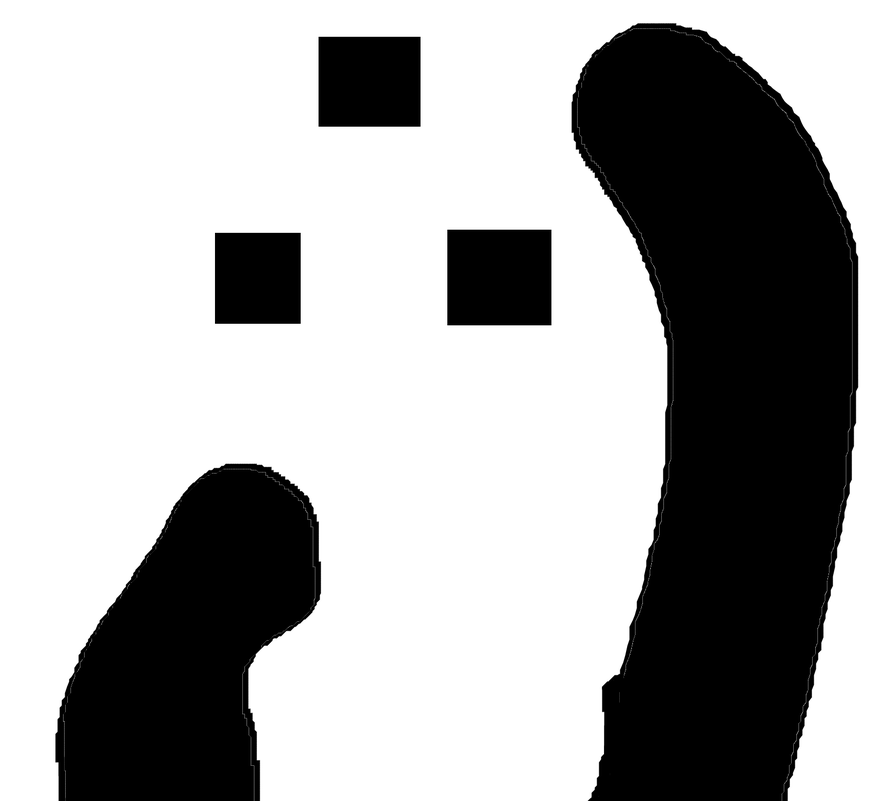
#> input picture input_image.png, 881 x 801 px, shrunk from 1676 x 1524 before the run
$ python mesh-and-pathplanning.py
#> lines starting #> are read from the running program, lines starting #| are printed output that depends on the picture; after the words box and inside, x2 and y2 are one past the last pixel; in counts of white or black regions, pixels touching at a corner belong together
import cv2
import numpy as np
import matplotlib.pyplot as plt
import networkx as netx
from scipy.interpolate import CubicSpline
import random
import time

class Node:
    def __init__(self, x, y):
        self.x = x
        self.y = y

def euclidean_distance(p1, p2):
    return np.sqrt((p1.x - p2.x) ** 2 + (p1.y - p2.y) ** 2)

def is_edge_in_white_area(point1, point2, image):
    # Use linear interpolation to check if the edge crosses black areas
    x1, y1 = point1.x, point1.y
    x2, y2 = point2.x, point2.y
    num_points = int(np.hypot(x2 - x1, y2 - y1))
    for t in np.linspace(0, 1, num_points):
        x = int(x1 * (1 - t) + x2 * t)
        y = int(y1 * (1 - t) + y2 * t)
        if x < 0 or x >= image.shape[1] or y < 0 or y >= image.shape[0]:
            return False
        if image[y, x] != 255:
            return False
    return True

def generate_grid_points(image, mesh_spacing=50, key_points=None):
    h, w = image.shape
    points = []
    for y in range(0, h, mesh_spacing):
        for x in range(0, w, mesh_spacing):
            if image[y, x] == 255:
                points.append((x, y))
    # Add key points to ensure they are always included
    if key_points is not None:
        for kp in key_points:
            if (kp.x, kp.y) not in points:
                points.append((kp.x, kp.y))
    return np.array(points)

def build_graph_from_grid(points, image, mesh_spacing=50, key_points=None):
    graph = netx.Graph()
    point_dict = {(x, y): i for i, (x, y) in enumerate(points)}

    for (x, y) in points:
        neighbors = [
            (x + dx, y + dy)
            for dx in [-mesh_spacing, 0, mesh_spacing]
            for dy in [-mesh_spacing, 0, mesh_spacing]
            if (dx != 0 or dy != 0) and (x + dx, y + dy) in point_dict
        ]
        for nx, ny in neighbors:
            node1 = Node(x, y)
            node2 = Node(nx, ny)
            if is_edge_in_white_area(node1, node2, image):
                distance = euclidean_distance(node1, node2)
                graph.add_edge((x, y), (nx, ny), weight=distance)

    # Add edges from key points to their nearest neighbors if not aligned with the grid
    if key_points is not None:
        for kp in key_points:
            if (kp.x % mesh_spacing != 0 or kp.y % mesh_spacing != 0):
                # Find the nearest grid points that are misaligned
                nearest_points = [p for p in points if not np.array_equal(p, (kp.x, kp.y))]
                nearest_points = sorted(nearest_points, key=lambda p: np.hypot(p[0] - kp.x, p[1] - kp.y))[:8]
                for nearest_point in nearest_points:
                    node1 = Node(kp.x, kp.y)
                    node2 = Node(nearest_point[0], nearest_point[1])
                    if is_edge_in_white_area(node1, node2, image):
                        distance = euclidean_distance(node1, node2)
                        graph.add_edge((kp.x, kp.y), tuple(nearest_point), weight=distance)
    return graph

def find_path(graph, key_points):
    path_points = []
    total_path_time = 0
    path_points = []
    for i in range(len(key_points) - 1):
        try:
            source = (key_points[i].x, key_points[i].y)
            target = (key_points[i + 1].x, key_points[i + 1].y)
            start_time_path_segment = time.time()
            if source not in graph or target not in graph:
                print(f"Error: One or both of the key points {source}, {target} are not in the graph.")
                continue
            path_segment = netx.shortest_path(graph, source=source, target=target, weight='weight')
            end_time_path_segment = time.time()
            segment_time = end_time_path_segment - start_time_path_segment
            total_path_time += segment_time
            print(f"Time to find path segment {i} to {i + 1}: {segment_time:.2f} seconds")
            if path_points:
                # Avoid duplicating points at the segment boundaries
                path_segment = path_segment[1:]
            path_points.extend(path_segment)
        except netx.NetworkXNoPath:
            print(f"No path found between key point {i} and key point {i + 1}")
    print(f"Total time to find all paths: {total_path_time:.2f} seconds")
    return np.array(path_points)

def smooth_path(points, key_points_indices, window_size=5):
    # Apply a moving average filter to smooth the path points while preserving key points
    smoothed_points = points.copy()
    for i in range(1, len(points) - 1):
        if i not in key_points_indices:
            start = max(0, i - window_size // 2)
            end = min(len(points), i + window_size // 2 + 1)
            smoothed_points[i] = np.mean(points[start:end], axis=0)
    return smoothed_points

def cubic_spline_smooth(points, key_points_indices):
    # Apply cubic spline interpolation to further smooth the path between key points
    t = np.arange(len(points))
    x = points[:, 0]
    y = points[:, 1]

    cs_x = CubicSpline(t, x)
    cs_y = CubicSpline(t, y)

    t_fine = np.linspace(0, len(points) - 1, len(points) * 5)
    smoothed_x = cs_x(t_fine)
    smoothed_y = cs_y(t_fine)

    # Combine smoothed points and preserve key points
    smoothed_points = np.vstack((smoothed_x, smoothed_y)).T
    for idx in key_points_indices:
        smoothed_points[idx * 5] = points[idx]

    return smoothed_points

def generate_smoothed_path(path_points, key_points_indices, smoothing_factor=5):
    # Apply a hybrid smoothing approach: moving average followed by cubic spline
    smoothed_points = smooth_path(path_points, key_points_indices, window_size=smoothing_factor)
    final_smoothed_points = cubic_spline_smooth(smoothed_points, key_points_indices * smoothing_factor)
    return final_smoothed_points[:, 0], final_smoothed_points[:, 1]

def generate_random_key_points(image, num_points):
    h, w = image.shape
    key_points = []
    while len(key_points) < num_points:
        x = random.randint(0, w - 1)
        y = random.randint(0, h - 1)
        if image[y, x] == 255:
            key_points.append(Node(x, y))
    return key_points

def main(smoothing_factor=5, mesh_spacing=50, num_random_points=5):
    # Load the black and white image
#> called with smoothing_factor = 4, mesh_spacing = 30, num_random_points = 50
    image = cv2.imread('input_image.png', cv2.IMREAD_GRAYSCALE)
#> image is the input picture: shape (801, 881); min 0, max 255, mean 169
    if image is None:
        print("Error: Could not load image.")
        return

    # Threshold the image to ensure binary
    _, binary_image = cv2.threshold(image, 127, 255, cv2.THRESH_BINARY)
#> binary_image: shape (801, 881); 66.1% white; 5 black regions, box (x1, y1, x2, y2) and area: (572, 23, 858, 801) 152895, (55, 464, 321, 801) 59095, (447, 230, 551, 325) 9880, (319, 37, 421, 127) 9179, (215, 233, 301, 324) 7826

    # Generate random key points
    key_points = generate_random_key_points(binary_image, num_points=num_random_points)
#> after the loop in generate_random_key_points, `while len(key_points) < num_points:`: key_points = 50 items
#> key_points = 50 items
    key_points_indices = list(range(len(key_points)))
#> key_points_indices = 50 values from 0 to 49

    # Set mesh spacing to adjust fineness of the mesh
    mesh_spacing = mesh_spacing  # Adjust this value to make the mesh finer or coarser

    # Generate grid points
    points = generate_grid_points(binary_image, mesh_spacing=mesh_spacing, key_points=key_points)
#> the loop in generate_grid_points, `for kp in key_points:` made 50 passes
#> after the loop in generate_grid_points, `for kp in key_points:`: points = 595 pairs, first value 0 to 870, second value 0 to 780

    # Time graph building
    start_time_graph = time.time()
    graph = build_graph_from_grid(points, binary_image, mesh_spacing=mesh_spacing, key_points=key_points)
#> in build_graph_from_grid, `point_dict = {(x, y): i for i, (x, y) in enumerate(points)}`: point_dict = 595 items
#> the loop in build_graph_from_grid, `for (x, y) in points:` made 595 passes
#> (x, y) on passes 12 to 14: (330, 0), (360, 0), (390, 0)
#> the loop in build_graph_from_grid, `for kp in key_points:` made 50 passes
    end_time_graph = time.time()
    print(f"Time to build graph: {end_time_graph - start_time_graph:.2f} seconds")

    # Time pathfinding
    start_time_pathfinding = time.time()
    path_points = find_path(graph, key_points)
#> the loop in find_path, `for i in range(len(key_points) - 1):` made 49 passes
#| Time to find path segment 0 to 1: 0.01 seconds
#| Time to find path segment 1 to 2: 0.01 seconds
#| Time to find path segment 2 to 3: 0.00 seconds
#| Time to find path segment 3 to 4: 0.00 seconds
#| Time to find path segment 4 to 5: 0.00 seconds
#| Time to find path segment 5 to 6: 0.00 seconds
#| Time to find path segment 6 to 7: 0.00 seconds
#| Time to find path segment 7 to 8: 0.00 seconds
#> (further printed lines are left out)
#| Total time to find all paths: 0.18 seconds
    end_time_pathfinding = time.time()
    print(f"Time to find path: {end_time_pathfinding - start_time_pathfinding:.2f} seconds")

    if len(path_points) == 0:
        print("No valid path found connecting all key points.")
        return

    # Plot the grid, edges, and path
    plt.figure()
    plt.scatter(points[:, 0], points[:, 1], color='blue', alpha=0.5, s=1)
    plt.imshow(binary_image, cmap='gray')

    # Plot edges
    for edge in graph.edges:
        x_values = [edge[0][0], edge[1][0]]
        y_values = [edge[0][1], edge[1][1]]
        plt.plot(x_values, y_values, color='lightblue', linewidth=0.5)
#> this loop made 2230 passes
#> edge on passes 1 to 3: ((0, 0), (0, 30)), ((0, 0), (30, 0)), ((0, 0), (30, 30))

    # Plot path
    plt.plot(path_points[:, 0], path_points[:, 1], 'o-', color='red', markersize=4)
    for key_point in key_points:
        plt.plot(key_point.x, key_point.y, 'go', markersize=8)
#> this loop made 50 passes
    smoothed_x, smoothed_y = generate_smoothed_path(path_points, key_points_indices, smoothing_factor)
    plt.plot(smoothed_x, smoothed_y, 'g-', linewidth=2, label='Smoothed Path')
    plt.legend(loc='upper right', fontsize='small')
    plt.gca().invert_yaxis()
    plt.title('Grid-Based Path with Hybrid Smoothed Segments and Edges')
    plt.show()
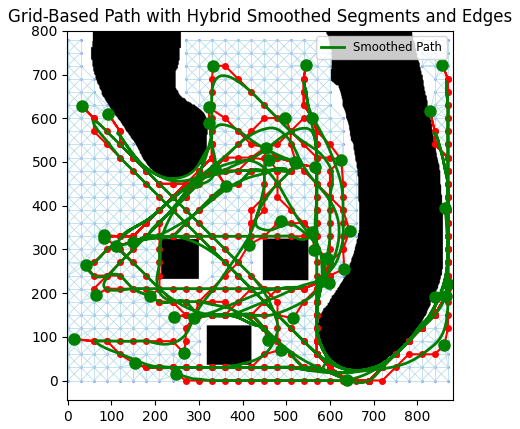
#> figure drawn by matplotlib, 1 panel

if __name__ == "__main__":
    main(smoothing_factor=4, mesh_spacing=30, num_random_points=50)
